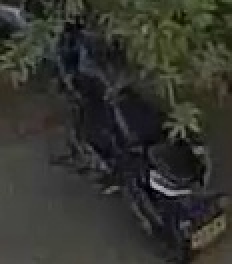
#> input picture eval/inspect_crops/bicycle_test_landscape2_f0025_01.jpg, 116 x 132 px (shown 2 times larger)
$ python -i lab_color.py   (imports and definitions only)
#> lines starting #> are read from the running program, lines starting #| are printed output that depends on the picture
#> further down, picture is the input picture: shape (132, 116, 3); mean B, G, R 46.3, 52.3, 51.7
import cv2
import numpy as np
from typing import Dict, List, Tuple, Any, Optional

# Reference centers in OpenCV Lab color space:
# L in [0, 255], a in [0, 255], b in [0, 255]
# Neutral gray is a=128, b=128
COLOR_CENTERS = [
    # Achromatic / Neutrals
    ("black",   np.array([25.0,  128.0, 128.0])),
    ("white",   np.array([245.0, 128.0, 128.0])),
    ("grey",    np.array([128.0, 128.0, 128.0])),
    ("silver",  np.array([195.0, 128.0, 128.0])),

    # Chromatic
    ("red",     np.array([136.0, 208.0, 195.0])),
    ("red",     np.array([80.0,  190.0, 165.0])),   # dark red
    ("blue",    np.array([82.0,  207.0, 20.0])),
    ("blue",    np.array([40.0,  170.0, 50.0])),    # dark/navy blue
    ("blue",    np.array([140.0, 150.0, 70.0])),    # sky/light blue
    ("green",   np.array([210.0, 45.0,  205.0])),
    ("green",   np.array([100.0, 60.0,  165.0])),   # dark green
    ("yellow",  np.array([240.0, 110.0, 220.0])),
    ("orange",  np.array([175.0, 165.0, 200.0])),
    ("brown",   np.array([96.0,  154.0, 169.0])),
    ("purple",  np.array([110.0, 200.0, 85.0])),
    ("pink",    np.array([190.0, 185.0, 145.0])),
]


def classify_lab_pixel(L: float, a: float, b: float) -> str:
    """Classify a single Lab point into a named color using calibrated perceptual distance."""
    chroma = np.sqrt((a - 128.0) ** 2 + (b - 128.0) ** 2)

    # Very dark is always black
    if L < 45 and chroma < 35:
        return "black"
    # Very bright and low chroma is white
    if L > 225 and chroma < 25:
        return "white"

    # Low chroma neutrals
    if chroma < 18:
        if L < 50:
            return "black"
        elif L < 165:
            return "grey"
        elif L < 220:
            return "silver"
        else:
            return "white"

    pt = np.array([L, a, b])
    best_color = "grey"
    best_dist = float("inf")

    for name, center in COLOR_CENTERS:
        # Distance with lower weight on L to be robust to brightness/illumination
        diff = pt - center
        # Perceptual metric: dL*0.5, da*1.2, db*1.2
        dist = 0.5 * (diff[0] ** 2) + 1.2 * (diff[1] ** 2) + 1.2 * (diff[2] ** 2)
        if dist < best_dist:
            best_dist = dist
            best_color = name

    # Safeguard: if extremely dark, override to black
    if L < 35:
        return "black"

    return best_color


def extract_lab_kmeans_colors(
    image_bgr: np.ndarray,
    n_clusters: int = 4,
    central_crop_ratio: float = 0.8
) -> List[Dict[str, Any]]:
    """
    Extract top 2 dominant colors with fractions using K-Means in CIE-Lab space.
    """
#> called with n_clusters = 4, central_crop_ratio = 0.8
    if image_bgr is None or image_bgr.size == 0:
        return [{"color": "unknown", "fraction": 1.0}]

    h, w = image_bgr.shape[:2]
#> h = 132; w = 116
    if h < 4 or w < 4:
        return [{"color": "unknown", "fraction": 1.0}]

    # Optional center crop to remove background edges
    if 0.0 < central_crop_ratio < 1.0:
        ch1 = int(h * (1.0 - central_crop_ratio) / 2.0)
#> ch1 = 13
        ch2 = int(h * (1.0 + central_crop_ratio) / 2.0)
#> ch2 = 118
        cw1 = int(w * (1.0 - central_crop_ratio) / 2.0)
#> cw1 = 11
        cw2 = int(w * (1.0 + central_crop_ratio) / 2.0)
#> cw2 = 104
        roi = image_bgr[ch1:ch2, cw1:cw2]
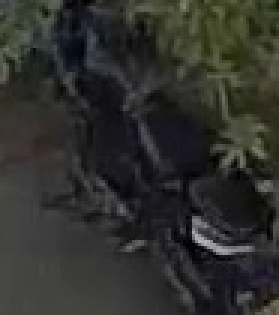
#> roi: shape (105, 93, 3) (shown 3 times larger); mean B, G, R 44.7, 48.1, 47.6
        if roi.size > 0:
            image_bgr = roi

    # Resize small for fast k-means
    target_dim = 64
    scale = min(target_dim / max(image_bgr.shape[:2]), 1.0)
#> scale = 0.61
    if scale < 1.0:
        img_small = cv2.resize(image_bgr, (int(image_bgr.shape[1] * scale), int(image_bgr.shape[0] * scale)), interpolation=cv2.INTER_AREA)
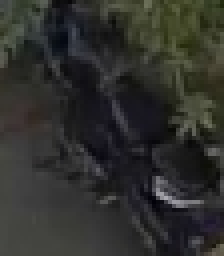
#> img_small: shape (64, 56, 3) (shown 4 times larger); mean B, G, R 44.7, 48.1, 47.6
    else:
        img_small = image_bgr

    img_lab = cv2.cvtColor(img_small, cv2.COLOR_BGR2Lab)
#> img_lab: shape (64, 56, 3); mean of channels 0, 1, 2 49.9, 127.2, 130
    pixels = img_lab.reshape(-1, 3).astype(np.float32)

    k = min(n_clusters, len(pixels))
#> k = 4
    if k <= 1:
        mean_lab = np.mean(pixels, axis=0)
        cname = classify_lab_pixel(mean_lab[0], mean_lab[1], mean_lab[2])
        return [{"color": cname, "fraction": 1.0}]

    criteria = (cv2.TERM_CRITERIA_EPS + cv2.TERM_CRITERIA_MAX_ITER, 15, 1.0)
    _, labels, centers = cv2.kmeans(pixels, k, None, criteria, 3, cv2.KMEANS_PP_CENTERS)
#> labels = 3584 values, max 3 at index 2, min 0 at index 0, mean 1.17; centers = [[67.42, 126.1, 132.1], [22.4, 129.1, 125.7], [46.95, 127.4, 130], [91.85, 123.8, 136.9]]
    labels = labels.flatten()

    total_pixels = len(pixels)
#> total_pixels = 3584
    color_fractions: Dict[str, float] = {}

    for cluster_idx in range(k):
        cnt = np.sum(labels == cluster_idx)
        if cnt == 0:
            continue
        cL, ca, cb = centers[cluster_idx]
        cname = classify_lab_pixel(cL, ca, cb)
        frac = float(cnt / total_pixels)
        color_fractions[cname] = color_fractions.get(cname, 0.0) + frac
#> this loop made 4 passes
#> (cnt, cL, ca, cb, chroma in classify_lab_pixel, cname, frac) on passes 1 to 4: (1109, 67.42, 126.1, 132.1, 4.54, 'grey', 0.309), (1065, 22.4, 129.1, 125.7, 2.53, 'black', 0.297), (1099, 46.95, 127.4, 130, 2.07, 'black', 0.307), (311, 91.85, 123.8, 136.9, 9.82, 'grey', 0.0868)
#> after the loop, color_fractions = {'grey': 0.396, 'black': 0.604}

    # Sort descending by fraction
    sorted_colors = sorted(color_fractions.items(), key=lambda x: x[1], reverse=True)
#> sorted_colors = [('black', 0.604), ('grey', 0.396)]
    top_colors = [
        {"color": name, "fraction": round(frac, 3)}
        for name, frac in sorted_colors[:2]
    ]
#> top_colors = 2 items

    return top_colors if top_colors else [{"color": "unknown", "fraction": 1.0}]


def extract_track_colors(
    crop_bgr: np.ndarray,
    label: str,
    group: str
) -> Dict[str, List[Dict[str, Any]]]:
    """
    Extract color dictionary based on object group:
    - person: {"person_upper": [...], "person_lower": [...]}
    - vehicle: {"vehicle": [...]}
    - object: {"object": [...]}
    """
    if crop_bgr is None or crop_bgr.size == 0:
        return {}

    h, w = crop_bgr.shape[:2]

    if group == "person" or label.lower() in ("person", "pedestrian", "cyclist", "child"):
        # Split vertically into upper and lower body
        mid_y = max(1, int(h * 0.5))
        upper_crop = crop_bgr[0:mid_y, :]
        lower_crop = crop_bgr[mid_y:h, :]

        upper_colors = extract_lab_kmeans_colors(upper_crop, n_clusters=3, central_crop_ratio=0.85)
        lower_colors = extract_lab_kmeans_colors(lower_crop, n_clusters=3, central_crop_ratio=0.85)
        return {
            "person_upper": upper_colors,
            "person_lower": lower_colors
        }
    elif group == "vehicle" or label.lower() in ("car", "sedan", "suv", "van", "truck", "bus", "motorcycle", "bicycle"):
        veh_colors = extract_lab_kmeans_colors(crop_bgr, n_clusters=4, central_crop_ratio=0.8)
        return {
            "vehicle": veh_colors
        }
    else:
        obj_colors = extract_lab_kmeans_colors(crop_bgr, n_clusters=3, central_crop_ratio=0.85)
        return {
            "object": obj_colors
        }

>>> import cv2
>>> picture = cv2.imread('../../eval/inspect_crops/bicycle_test_landscape2_f0025_01.jpg')
>>> result = extract_lab_kmeans_colors(picture)
#> result = 2 items

$ run again, on eval/inspect_crops/bicycle_test_landscape2_f0030_02.jpg
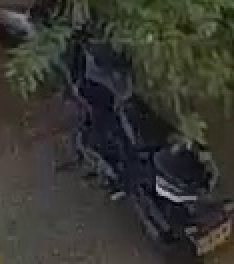
#> input picture eval/inspect_crops/bicycle_test_landscape2_f0030_02.jpg, 117 x 132 px (shown 2 times larger)
#> picture is the input picture: shape (132, 117, 3); mean B, G, R 48.4, 54.1, 53.9
#> in extract_lab_kmeans_colors, `roi = image_bgr[ch1:ch2, cw1:cw2]`:
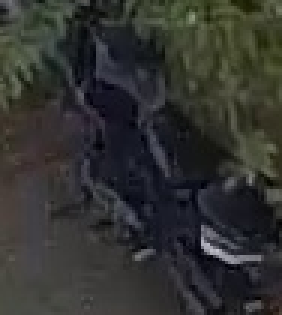
#> roi: shape (105, 94, 3) (shown 3 times larger); mean B, G, R 48.1, 50.5, 49.7
#> in extract_lab_kmeans_colors, `img_small = cv2.resize(image_bgr, (int(image_bgr.shape[1] * scale), in..`:
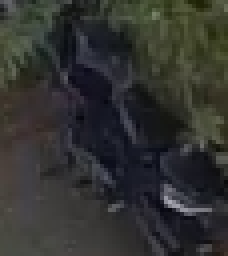
#> img_small: shape (64, 57, 3) (shown 4 times larger); mean B, G, R 48.1, 50.5, 49.7
#> img_lab: shape (64, 57, 3); mean of channels 0, 1, 2 52.7, 127.4, 129.2
#> k = 4
#> labels = 3648 values, max 3 at index 0, min 0 at index 4, mean 1.27; centers = [[63.45, 127.1, 131.5], [21.83, 129.6, 122.9], [43.64, 128.5, 127.1], [84.74, 123.7, 135.9]]
#> total_pixels = 3648
#> the loop in extract_lab_kmeans_colors, `for cluster_idx in range(k):` made 4 passes
#> (cnt, cL, ca, cb, chroma in classify_lab_pixel, cname, frac) on passes 1 to 4: (1233, 63.45, 127.1, 131.5, 3.58, 'grey', 0.338), (858, 21.83, 129.6, 122.9, 5.38, 'black', 0.235), (894, 43.64, 128.5, 127.1, 1.04, 'black', 0.245), (663, 84.74, 123.7, 135.9, 8.98, 'grey', 0.182)
#> after the loop in extract_lab_kmeans_colors, `for cluster_idx in range(k):`: color_fractions = {'grey': 0.52, 'black': 0.48}
#> sorted_colors = [('grey', 0.52), ('black', 0.48)]
#> top_colors = 2 items

$ run again, on eval/inspect_crops/bicycle_test_landscape2_f0035_03.jpg
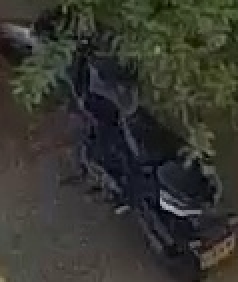
#> input picture eval/inspect_crops/bicycle_test_landscape2_f0035_03.jpg, 119 x 141 px (shown 2 times larger)
#> picture is the input picture: shape (141, 119, 3); mean B, G, R 47.3, 53.7, 53.3
#> in extract_lab_kmeans_colors, `roi = image_bgr[ch1:ch2, cw1:cw2]`:
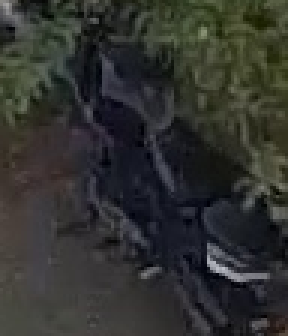
#> roi: shape (112, 96, 3) (shown 3 times larger); mean B, G, R 47.2, 50.2, 49.2
#> in extract_lab_kmeans_colors, `img_small = cv2.resize(image_bgr, (int(image_bgr.shape[1] * scale), in..`:
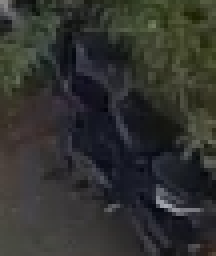
#> img_small: shape (64, 54, 3) (shown 4 times larger); mean B, G, R 47.2, 50.2, 49.2
#> img_lab: shape (64, 54, 3); mean of channels 0, 1, 2 52.2, 127.2, 129.6
#> k = 4
#> labels = 3456 values, max 3 at index 0, min 0 at index 3, mean 1.21; centers = [[48.94, 128, 129.3], [23.66, 129.1, 123.6], [68.72, 126, 133.1], [90.85, 123.2, 136.3]]
#> total_pixels = 3456
#> the loop in extract_lab_kmeans_colors, `for cluster_idx in range(k):` made 4 passes
#> (cnt, cL, ca, cb, chroma in classify_lab_pixel, cname, frac) on passes 1 to 4: (1065, 48.94, 128, 129.3, 1.31, 'black', 0.308), (975, 23.66, 129.1, 123.6, 4.54, 'black', 0.282), (1052, 68.72, 126, 133.1, 5.43, 'grey', 0.304), (364, 90.85, 123.2, 136.3, 9.59, 'grey', 0.105)
#> after the loop in extract_lab_kmeans_colors, `for cluster_idx in range(k):`: color_fractions = {'black': 0.59, 'grey': 0.41}
#> sorted_colors = [('black', 0.59), ('grey', 0.41)]
#> top_colors = 2 items
